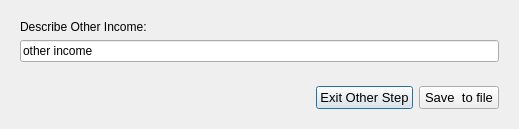
<ui version="4.0" >
 <author>Dane Springmeyer</author>
 <class>Other</class>
 <widget class="QDialog" name="Other" >
  <property name="geometry" >
   <rect>
    <x>0</x>
    <y>0</y>
    <width>519</width>
    <height>127</height>
   </rect>
  </property>
  <property name="windowTitle" >
   <string>OpenOceanMap - Define Other Income</string>
  </property>
  <layout class="QVBoxLayout" >
   <item>
    <widget class="QWidget" native="1" name="widget" >
     <layout class="QVBoxLayout" >
      <item>
       <widget class="QLabel" name="other_text" >
        <property name="text" >
         <string>Describe Other Income:</string>
        </property>
       </widget>
      </item>
      <item>
       <widget class="QLineEdit" name="other_line" >
        <property name="text" >
         <string>other income</string>
        </property>
       </widget>
      </item>
     </layout>
    </widget>
   </item>
   <item>
    <widget class="QWidget" native="1" name="widget_2" >
     <layout class="QHBoxLayout" >
      <item>
       <spacer>
        <property name="orientation" >
         <enum>Qt::Horizontal</enum>
        </property>
        <property name="sizeHint" stdset="0" >
         <size>
          <width>246</width>
          <height>20</height>
         </size>
        </property>
       </spacer>
      </item>
      <item>
       <widget class="QPushButton" name="pbnCancel" >
        <property name="font" >
         <font>
          <pointsize>10</pointsize>
         </font>
        </property>
        <property name="text" >
         <string>Exit Other Step</string>
        </property>
       </widget>
      </item>
      <item>
       <widget class="QPushButton" name="pbnFinished" >
        <property name="font" >
         <font>
          <pointsize>10</pointsize>
         </font>
        </property>
        <property name="text" >
         <string>Save  to file</string>
        </property>
       </widget>
      </item>
     </layout>
    </widget>
   </item>
  </layout>
 </widget>
 <resources/>
 <connections/>
 <designerdata>
  <property name="gridDeltaX" >
   <number>5</number>
  </property>
  <property name="gridDeltaY" >
   <number>5</number>
  </property>
  <property name="gridSnapX" >
   <bool>true</bool>
  </property>
  <property name="gridSnapY" >
   <bool>true</bool>
  </property>
  <property name="gridVisible" >
   <bool>true</bool>
  </property>
 </designerdata>
</ui>
